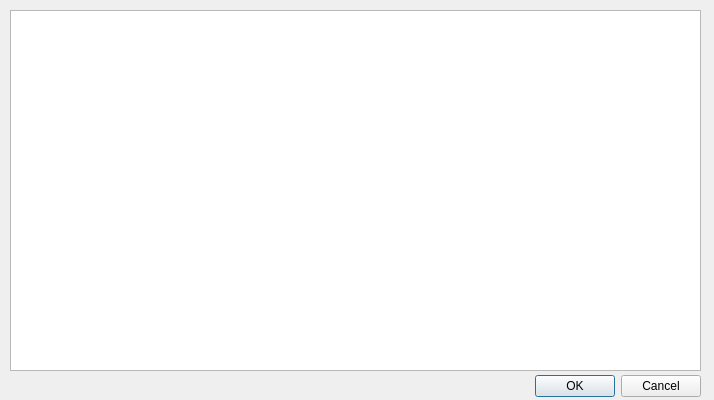
<?xml version="1.0" encoding="UTF-8"?>
<ui version="4.0">
 <class>table</class>
 <widget class="QDialog" name="table">
  <property name="geometry">
   <rect>
    <x>0</x>
    <y>0</y>
    <width>714</width>
    <height>400</height>
   </rect>
  </property>
  <property name="windowTitle">
   <string>Table</string>
  </property>
  <widget class="QDialogButtonBox" name="buttonBox">
   <property name="geometry">
    <rect>
     <x>70</x>
     <y>370</y>
     <width>631</width>
     <height>32</height>
    </rect>
   </property>
   <property name="orientation">
    <enum>Qt::Horizontal</enum>
   </property>
   <property name="standardButtons">
    <set>QDialogButtonBox::Cancel|QDialogButtonBox::Ok</set>
   </property>
  </widget>
  <widget class="QTableWidget" name="tableWidget">
   <property name="geometry">
    <rect>
     <x>10</x>
     <y>10</y>
     <width>691</width>
     <height>361</height>
    </rect>
   </property>
  </widget>
 </widget>
 <resources/>
 <connections>
  <connection>
   <sender>buttonBox</sender>
   <signal>accepted()</signal>
   <receiver>table</receiver>
   <slot>accept()</slot>
   <hints>
    <hint type="sourcelabel">
     <x>248</x>
     <y>254</y>
    </hint>
    <hint type="destinationlabel">
     <x>157</x>
     <y>274</y>
    </hint>
   </hints>
  </connection>
  <connection>
   <sender>buttonBox</sender>
   <signal>rejected()</signal>
   <receiver>table</receiver>
   <slot>reject()</slot>
   <hints>
    <hint type="sourcelabel">
     <x>316</x>
     <y>260</y>
    </hint>
    <hint type="destinationlabel">
     <x>286</x>
     <y>274</y>
    </hint>
   </hints>
  </connection>
 </connections>
</ui>
